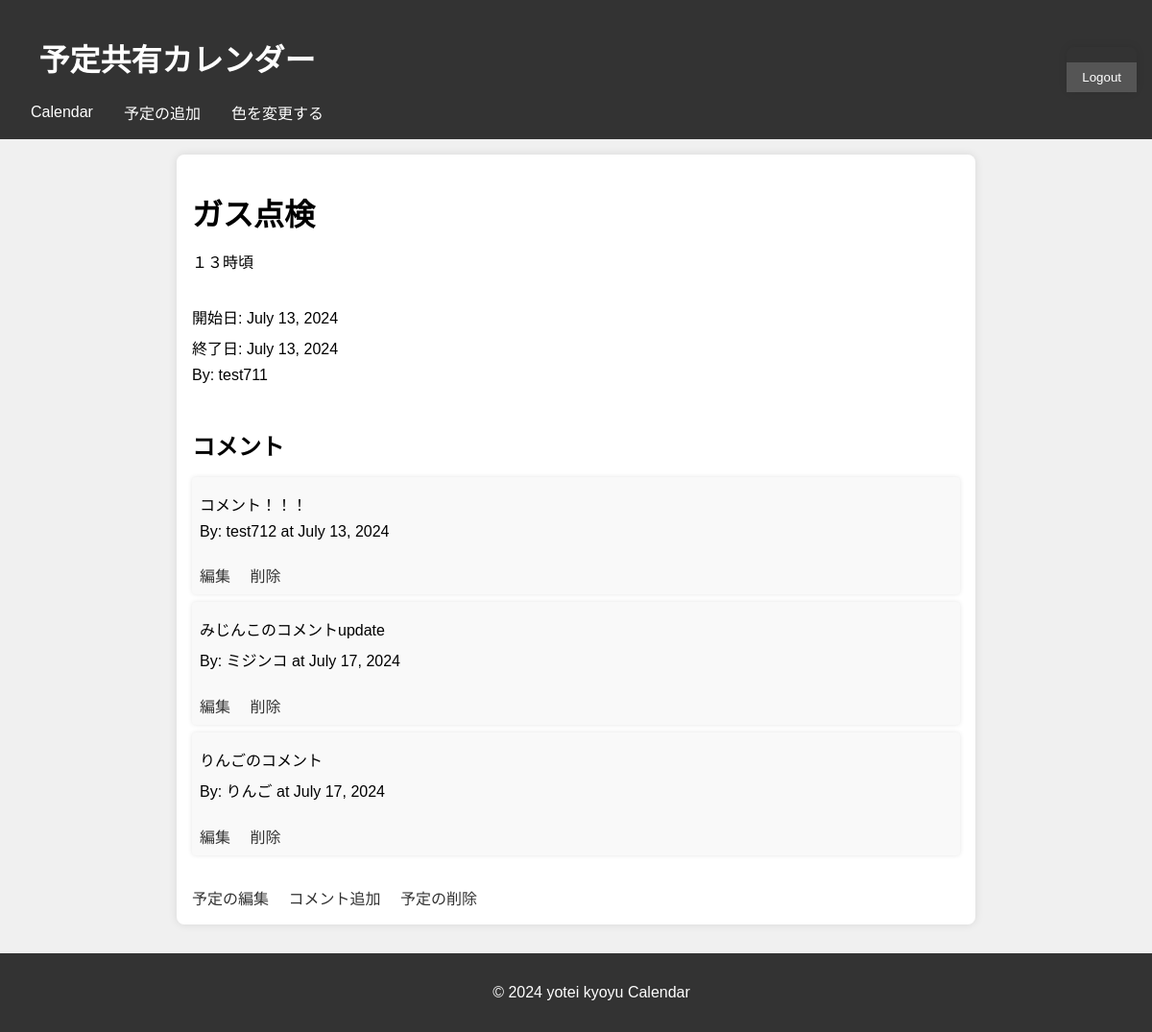
The page /events/14/ (signed in) on the database its author committed.
### events/models.py (models this page shows, shortened)
class Event(models.Model):
    title = models.CharField(max_length=200)
    description = models.TextField()
    start_time = models.DateField()  # DateTimeField から DateField へ変更
    end_time = models.DateField()
    created_by = models.ForeignKey(User, on_delete=models.CASCADE)

### comments/models.py (models this page shows, shortened)
class Comment(models.Model):
    event = models.ForeignKey(Event, related_name='comments', on_delete=models.CASCADE)
    comment_text = models.TextField()
    created_at = models.DateField(auto_now_add=True)
    created_by = models.ForeignKey(User, on_delete=models.CASCADE)

### events/views.py (the view)
# urls.py: path('<int:event_id>/', views.event_detail, name='event_detail'),
@login_required
def event_detail(request, event_id):
    event = get_object_or_404(Event, id=event_id)
    comments = Comment.objects.filter(event=event)
    return render(request, 'events/event_detail.html', {'event': event, 'comments': comments})

### events/templates/events/event_detail.html (shortened to what this page needs)
{% extends "base.html" %}
{% block content %}
    <div class="event-detail">
        <h1>{{ event.title }}</h1>
        <p>{{ event.description }}</p>
        <br>
        <p>開始日: {{ event.start_time }}</p>
        <p>終了日: {{ event.end_time }}</p>
        <p>By: {{ event.created_by }}</p>
        <br>
        <h2>コメント</h2>
        <ul>
            {% for comment in comments %}
            <li>
                <p>{{ comment.comment_text }}</p>
                <p>By: {{ comment.created_by.username }} at {{ comment.created_at }}</p>
                <a href="{% url 'edit_comment' comment.id %}">編集</a>
                <a href="{% url 'delete_comment' comment.id %}">削除</a>
            </li>
            {% endfor %}
        </ul>
        <a href="{% url 'edit_event' event.id %}">予定の編集</a>
        <a href="{% url 'add_comment' event.id %}">コメント追加</a>
        <a href="{% url 'delete_event' event.id %}">予定の削除</a>
    </div>
{% endblock %}

### events/static/css/styles.css (style rules this page uses)
body { font-family: Arial, sans-serif; background-color: #f0f0f0; margin: 0; padding: 0; }
a { display: inline-block; margin-top: 1rem; color: #333; text-decoration: none; }
.event-detail { max-width: 800px; margin: auto; background-color: white; padding: 1rem; border-radius: 8px; box-shadow: 0 0 10px rgba(0, 0, 0, 0.1); }
.event-detail h1, .event-detail h2 { margin-bottom: 1rem; }
.event-detail p { margin: 0.5rem 0; }
.event-detail ul { list-style-type: none; padding: 0; }
.event-detail ul li { background-color: #f9f9f9; margin-bottom: 0.5rem; padding: 0.5rem; border-radius: 4px; box-shadow: 0 0 5px rgba(0, 0, 0, 0.1); }
.event-detail a { margin-right: 1rem; }

### rows shown on the page
Event: title "ガス点検", description "１３時頃", start_time "July 13, 2024", end_time "July 13, 2024", created_by "test711"
Comment: comment_text "コメント！！！", created_by.username "test712", created_at "July 13, 2024"
Comment: comment_text "みじんこのコメントupdate", created_by.username "ミジンコ", created_at "July 17, 2024"
Comment: comment_text "りんごのコメント", created_by.username "りんご", created_at "July 17, 2024"
